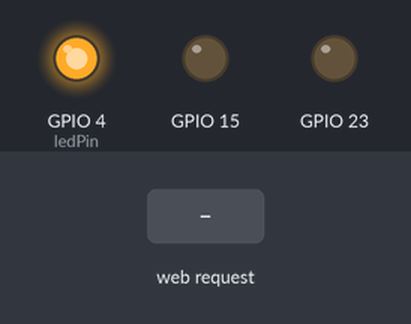
Bench run of a sketch on a simulated ESP32. Parts: output pins drawn as LEDs (lit = HIGH). Inputs (shaded band) come from the test bench. WiFi joins after 1.5 s; servers stay silent unless stated; what the sketch prints to the serial monitor is not drawn.

Above: at 2.7 s.
2.8 s: HTTP request GET /on received
At 3.8 s:
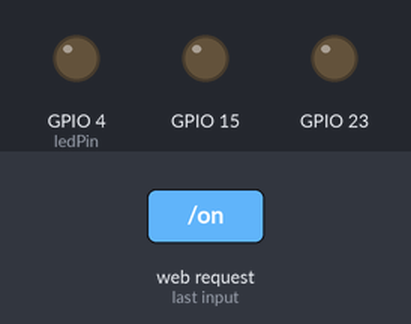
4.3 s: HTTP request GET /off received
At 4.8 s:
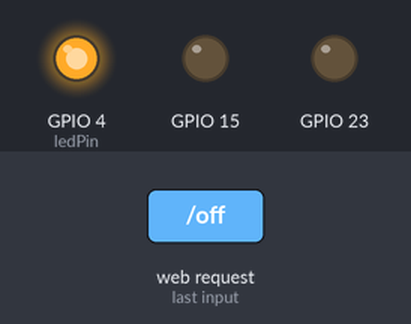
Timing chart, 0 to 7.3 s (numbered marks = the images above; inputs shaded):
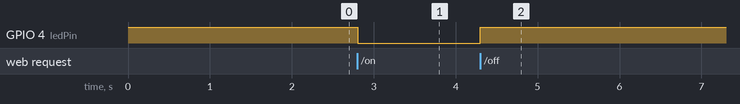

The sketch:

wifi-foco.ino
```cpp
#include <WiFi.h>
#include <WebServer.h>
#include <ESPmDNS.h>

const char* ssid = "ssid";
const char* password = "password";
const int ledPin = 4;

WebServer server(80);

String pagina(String state){
  return "<!DOCTYPE html>"
"<html>"
"<head>"
"<meta charset='utf-8' />"
"<meta name=\"viewport\" content=\"width=device-width, initial-scale=1.0\">"
"<title>Foco</title>"
"</head>"
"<body>"
"<center>"
"<h1>Estatus:"+String(state)+"</h1>"
"<p><a href='/on'><button style='height:50px;width:100px'>ON</button></a></p>"
"<p><a href='/off'><button style='height:50px;width:100px'>OFF</button></a></p>"
"</center>"
"</body>"
"</html>";
};

void setup() {
  Serial.begin(115200);
  pinMode(ledPin, OUTPUT);
  pinMode(23, OUTPUT);
  pinMode(15, OUTPUT);
  digitalWrite(ledPin, HIGH);
  WiFi.mode(WIFI_STA);
  WiFi.begin(ssid, password);
  Serial.print(String("Connect)"));
  while (WiFi.status() != WL_CONNECTED) {
    delay(500);Serial.print("-");
  }
  Serial.print(String(">")+String("\n"));
  Serial.println(WiFi.localIP());
  if (MDNS.begin("esp32.foco"))Serial.println("MDNS responder started");
  server.on("/", [](){
    server.send(200,"text/HTML",pagina(String(!digitalRead(4)?"ON":"OFF")));
  });
  server.on("/on", [](){
    digitalWrite(4,LOW);
    server.send(200,"text/HTML",pagina(String(!digitalRead(4)?"ON":"OFF")));
  });
  server.on("/off", [](){
    digitalWrite(4,HIGH);
    server.send(200,"text/HTML",pagina(String(!digitalRead(4)?"ON":"OFF")));
  });
  server.begin();
}
unsigned long awaitTime = 0;
void loop() {
  server.handleClient();
  if(digitalRead(23)){
    if (millis() - awaitTime > 1000){
      digitalWrite(4,!digitalRead(4));
      awaitTime = millis();
    }
  }
  delay(2);//allow the cpu to switch to other tasks
}
```

Measured:
- after the input at 2.8 s, GPIO 4 (ledPin): HIGH → LOW at once
- after the input at 4.3 s, GPIO 4 (ledPin): LOW → HIGH at once
